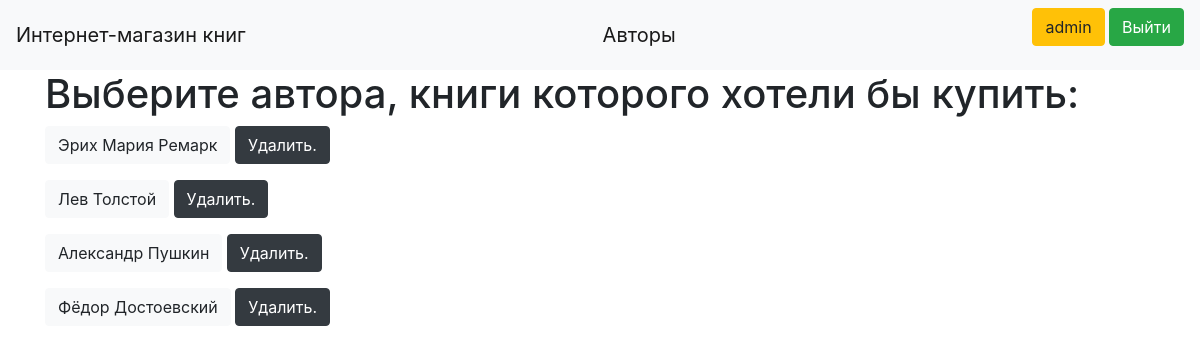
The app's page /list_of_authors (signed in) with its own data.
### data/users.py (models this page shows, shortened)
class User(SqlAlchemyBase, UserMixin, SerializerMixin):
    __tablename__ = 'users'
    id = sqlalchemy.Column(sqlalchemy.Integer, primary_key=True, autoincrement=True)
    name = sqlalchemy.Column(sqlalchemy.String, nullable=True)
    phone = sqlalchemy.Column(sqlalchemy.Integer, unique=True, nullable=True)
    hashed_password = sqlalchemy.Column(sqlalchemy.String, nullable=True)
    shopping_cart = sqlalchemy.Column(sqlalchemy.String, nullable=True)

### data/author.py (models this page shows)
class Author(SqlAlchemyBase, SerializerMixin):
    __tablename__ = 'author'
    id = sqlalchemy.Column(sqlalchemy.Integer, primary_key=True, autoincrement=True)
    name = sqlalchemy.Column(sqlalchemy.String, nullable=True)
    books = orm.relation("Books", back_populates='author')

### main.py (the view)
@app.route('/list_of_authors')
def list_of_authors():
    session = db_session.create_session()
    author = session.query(Author)
    return render_template("list_of_authors.html", author=author)

### data/db_session.py (called while the page is built)
def create_session() -> Session:
    global __factory
    return __factory()

### main.py (called while the page is built)
@login_manager.user_loader
def load_user(user_id):
    session = db_session.create_session()
    return session.query(User).get(user_id)

### templates/list_of_authors.html
{% extends "base.html" %}
{% block content %}
<h1>Выберите автора, книги которого хотели бы купить:</h1>
{% for item in author %}
<p>
    <a class="btn btn-light" href="/books/{{ item.id }}">{{ item.name }}</a>
    {% if current_user.id == 1 %}
    <a class="btn btn-dark" href="/delete_author_from_db/{{ item.id }}">Удалить.</a>
    {% endif %}
</p>
{% endfor %}
{% endblock %}

### templates/base.html (shortened to what this page needs)
<!doctype html>
<html lang="en">
<head>
    <link rel="stylesheet"
          href="https://stackpath.bootstrapcdn.com/bootstrap/4.4.1/css/bootstrap.min.css"
>
</head>
<body>
<header>
    <nav class="navbar navbar-light bg-light">
        <a class="navbar-brand" href="/">Интернет-магазин книг</a>
        <a class="navbar-brand" href="/list_of_authors">Авторы</a>
        {% if current_user.is_authenticated %}
        <p>
            <a class="btn btn-warning" href="/shopping_cart">{{ current_user.name }}</a>
            <a class="btn btn-success" href="/logout">Выйти</a>
        </p>
        {% else %}
        <p>
            <a class="btn btn-primary " href="/register">Зарегистрироваться</a>
            <a class="btn btn-success" href="/login">Войти</a>
        </p>
        {% endif %}
    </nav>
</header>
<main role="main" class="container">
    {% block content %}{% endblock %}
</main>
</body>
</html>

### records on screen
User: name "admin"
Author: name "Эрих Мария Ремарк"
Author: name "Лев Толстой"
Author: name "Александр Пушкин"
Author: name "Фёдор Достоевский"
